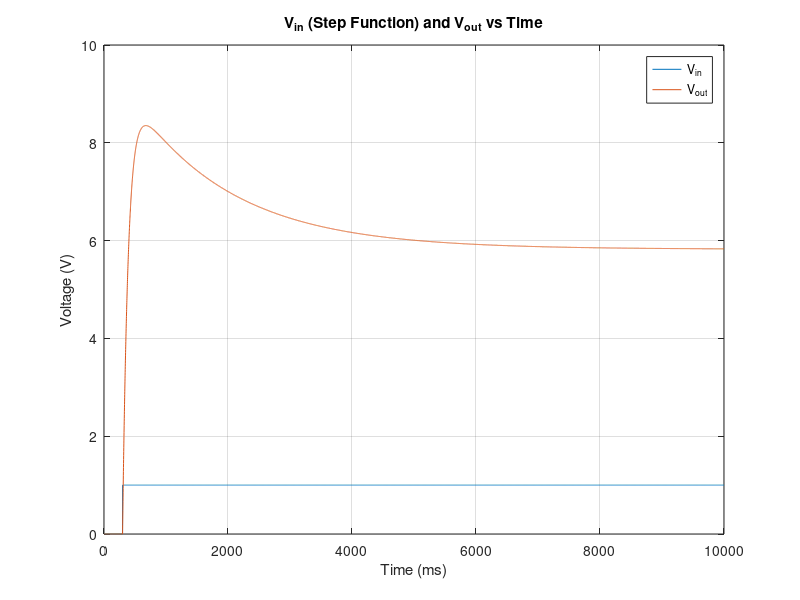
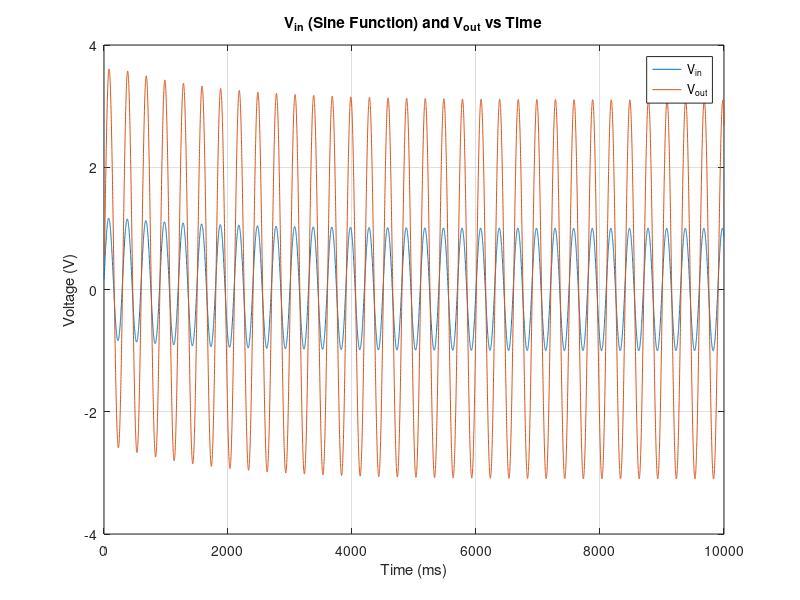
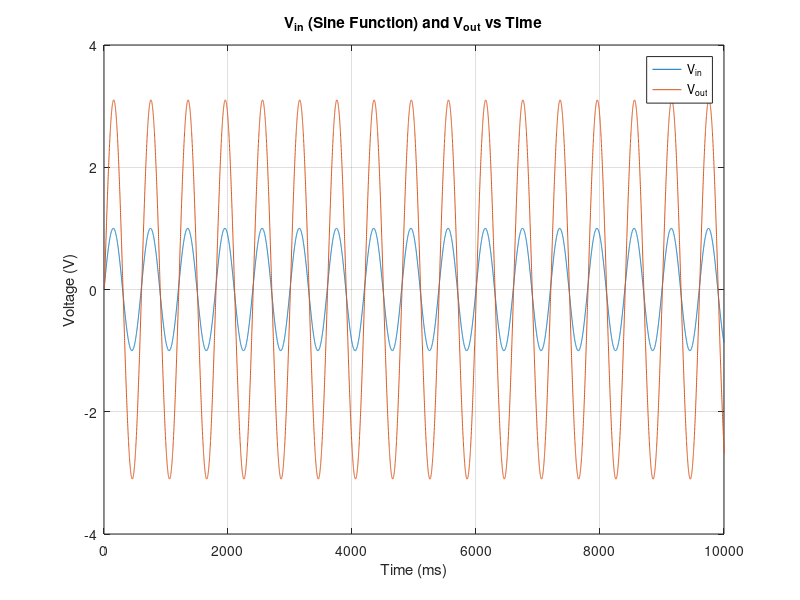
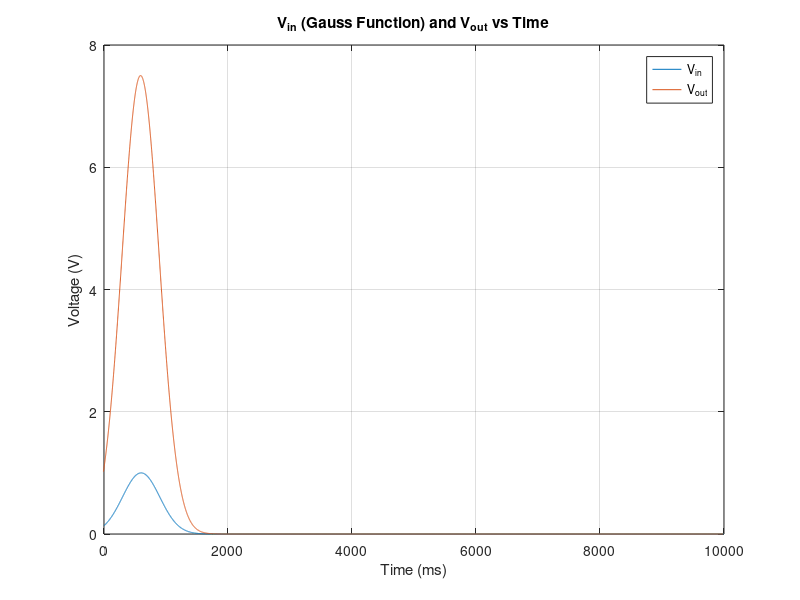

The MATLAB source for these figures, in order:
% PA 7 for ELEC 4700

close all
clear 
clc

% v = i*r;
% i = c*dv/dt;
% V = ldi*dt;

% Circuit Components
r1 = 1;
g1 = 1/r1;
r2 = 2;
g2 = 1/r2;
r3 = 22; % Obtained with Assigment 3 code
g3 = 1/r3;
r4 = 0.1;
g4 = 1/r4;
ro = 1000;
go = 1/ro;

c = 0.25;
L = 0.2;
a = 100;
vin = 1;

% eq1: derivative(v1-v2)/dt*C + (v1-v2)*g1 + Is = 0;
% eq2: v1 = vin;
% eq3: derivative(v2-v1)/dt*C + (v2-v1)*g1 + v2*g2 + Il = 0;
% eq4: v3*g3 - Il = 0;
% eq5: i3 = v3*v4;
% eq6: (v4-v5)*g4 + i3 = 0;
% eq7: (v5-v4)*g4 + v5*g0 = 0; 
% eq8: v3-v2 = L*dIl/dt;

% creating matrices
X = ['v1';'v2';'Is';'v3';'i3';'v4';'v5';'Il'];

G = [g1,-g1,1,0,0,0,0,0;
    1,0,0,0,0,0,0,0;
    -g1,g1+g2,0,0,0,0,0,1;
    0,0,0,g3,0,0,0,-1;
    0,0,0,0,1,-a,0,0;
    0,0,0,0,1,g4,-g4,0;
    0,0,0,0,0,-g4,g4+go,0;
    0,-1,0,1,0,0,0,0];
    
C = [c,-c,0,0,0,0,0,0;
    0,0,0,0,0,0,0,0;
    -c,c,0,0,0,0,0,0;
    0,0,0,0,0,0,0,0;
    0,0,0,0,0,0,0,0;
    0,0,0,0,0,0,0,0;
    0,0,0,0,0,0,0,0;
    0,0,0,0,0,0,0,L];

F = zeros(1,length(X));
F(1,2) = vin;
F = F';

% CdV/dt + GV = F
steps = 1000;
steps = 10000; % for when told to increase time step at the end
stepsVector = 1:steps;
dt = 1e-3; % simulate for 1 second
dt = 1e-4;
trans = 0.03; 

% Part A - A step that transistions from 0 to 1 at 0.03s
v0 = zeros(8,1);
v1 = zeros(8,steps);

for i = 1:steps
    
    if i < trans*steps
        v1(:,i) = (C./dt+G)\(C*v0/dt);               
    else
        v1(:,i) = (C./dt+G)\(F+C*v0/dt);        
    end
    
    v0 = v1(:, i);  
    
end

figure
plot(stepsVector,v1(1,:))
grid on
hold on
plot(stepsVector,v1(4,:)*9)
legend('V_{in}','V_{out}')
title('V_{in} (Step Function) and V_{out} vs Time')
xlabel('Time (ms)'),ylabel('Voltage (V)')


% Part B - A sin(2πft) function with f = 1/(0.03) 1/s or 33.33Hz
v2 = zeros(8, steps);
vSinVal = zeros(8,1);
f1 = 1/(trans);

for j = 1:steps

    vSinVal(1,1) = sin(2*pi*f1*j*dt);
    v2(:,j) = (C./dt+G)\(vSinVal+C*v0/dt);

    v0 = v2(:, j);
        
end

figure
plot(stepsVector,v2(3,:))
grid on
hold on
plot(stepsVector+6.5,v2(3,:)*3.1)
legend('V_{in}','V_{out}')
title('V_{in} (Sine Function) and V_{out} vs Time')
xlabel('Time (ms)'),ylabel('Voltage (V)')
xlim([0 10000])

% Second Frequency
f2 = 1/(2*trans);
for j = 1:steps

    vSinVal(1,1) = sin(2*pi*f2*j*dt);
    v2(:,j) = (C./dt+G)\(vSinVal+C*v0/dt);
    
    v0 = v2(:, j);
        
end

figure
plot(stepsVector,v2(3,:))
grid on
hold on
plot(stepsVector+6.5,v2(3,:)*3.1)
legend('V_{in}','V_{out}')
title('V_{in} (Sine Function) and V_{out} vs Time')
xlabel('Time (ms)'),ylabel('Voltage (V)')
xlim([0 10000])

% Part C - Guassian with a mag=1, std dev. = 0.03s and a delay of 0.06s.
% Gaus = mag*exp(-1/2*((x-mu)/sigma)^2)

v3 = zeros(8,steps);
vGaussVal = zeros(8,1);
mag = 1; 
sig = 0.03; % Standard deviation
mu = 0.06; % Delay

for k = 1:steps
    
    vGaussVal(1,1) = exp(-1/2*((k/steps-mu)/(sig))^2);        
    v3(:,k) = (C./dt+G)\(vGaussVal+C*v0/dt);   
    
    v0 = v3(:, k);        
end

figure
plot(stepsVector-1,v3(3,:))
grid on
hold on
plot(stepsVector-10,v3(3,:)*7.5)
legend('V_{in}','V_{out}')
title('V_{in} (Gauss Function) and V_{out} vs Time')
xlabel('Time (ms)'),ylabel('Voltage (V)')
xlim([0 10000])

% Part D - Frequency Functions

fRange = -500:499; % length must = length(steps)
fRange = -5000:4999; % new fRange for new Steps

% Step Function Frequency 
v1InFourier = fft(v1(1, :));
v1OutFourier = fft(v1(4, :)*7);
v1InShift = fftshift(v1InFourier);
v1OutShift = fftshift(v1OutFourier);

% use abs() to deal with complex/imaginary parts
figure
plot(fRange,20*log10(abs(v1InShift)))
grid on
hold on
plot(fRange,20*log10(abs(v1OutShift)))
legend('V_{in}','V_{out}')
title('V_{in} (Step Function) and V_{out} vs Frequency')
xlabel('Frequency (kHz)'),ylabel('Voltage (dB)')

% Sine Function Frequency (For the first freqeuncy of 1/0.03s)
v2Fourier = fft(v2.');
v2Shift = fftshift(v2Fourier);

figure
plot(fRange, 20*log10(abs(v2Shift(:,7)/45)))
grid on
hold on
plot(fRange,20*log10(abs(v2Shift(:,7)/4.5)))
legend('V_{in}','V_{out}')
title('V_{in} (Sine Function) and V_{out} vs Frequency')
xlabel('Frequency (kHz)'),ylabel('Voltage (dB)')

% Gaussian Function Frequency 
v3Fourier = fft(v3.');
v3Shift = fftshift(v3Fourier);

figure
plot(fRange,20*log10(abs(v3Shift(:,7)/12)))
grid on
hold on
plot(fRange,20*log10(abs(v3Shift(:,7)/1.2)))
legend('V_{in}','V_{out}')
title('V_{in} (Gauss Function) and V_{out} vs Frequency')
xlabel('Frequency (kHz)'),ylabel('Voltage (dB)')


